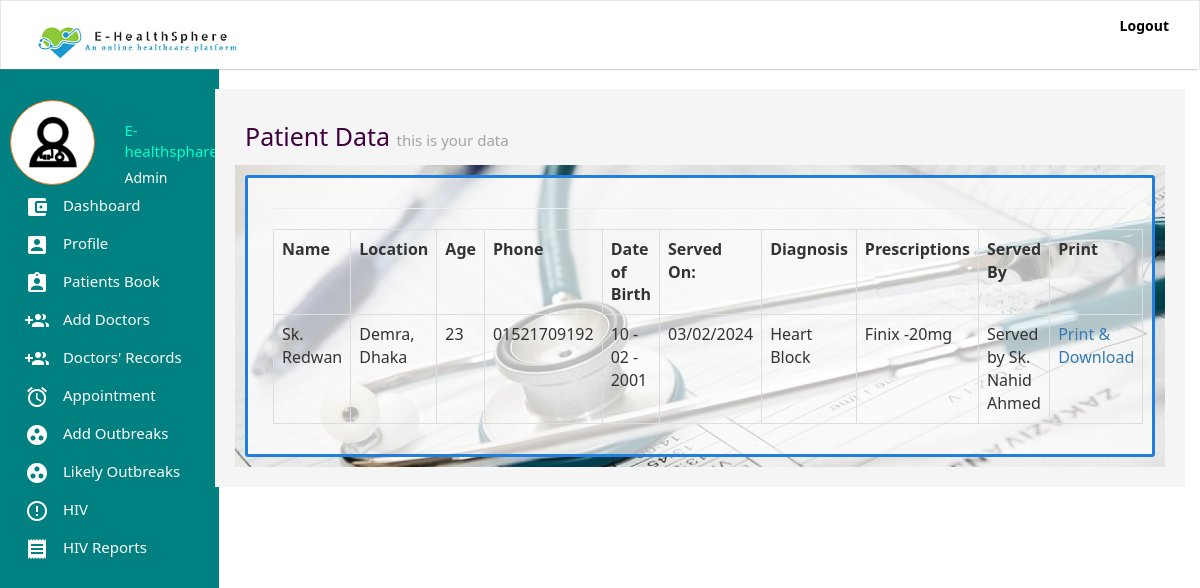
/fail.php (signed in), run on the app's committed database.
### tables this page shows
CREATE TABLE `users` (
  `id` int(11) NOT NULL,
  `firstName` varchar(255) NOT NULL,
  `secondName` varchar(255) NOT NULL,
  `email` varchar(255) NOT NULL,
  `password` varchar(255) NOT NULL,
  `token` varchar(255) NOT NULL,
  `status` int(11) NOT NULL,
  `phone` varchar(255) NOT NULL,
  `profile` varchar(255) DEFAULT NULL,
  `gender` varchar(255) NOT NULL,
  `role` varchar(255) DEFAULT NULL
);

CREATE TABLE `patients` (
  `id` int(11) NOT NULL,
  `name` varchar(255) NOT NULL,
  `location` varchar(255) NOT NULL,
  `age` varchar(255) NOT NULL,
  `gender` varchar(255) NOT NULL,
  `phone` varchar(255) NOT NULL,
  `dateOfBirth` varchar(255) NOT NULL,
  `cTime` varchar(255) NOT NULL,
  `diagnosis` text NOT NULL,
  `prescription` text NOT NULL,
  `token` varchar(255) NOT NULL,
  `doctor` varchar(255) NOT NULL,
  `number` varchar(255) DEFAULT NULL,
  `pcondition` varchar(255) DEFAULT NULL
);

### classes/User.class.php (called while the page is built, shortened)
<?php
class User{
    public static function loggedIn(){
        if(isset($_COOKIE['emr-user']) && $_COOKIE['emr-user'] != ""){
            return true;
        }
        return false;
    }
    public static function get($token, $field)
{
        $query = Db::fetch("users", "$field", "token = ? ", $token, "", "", "");
        $data = Db::num($query);
        if (!empty($data)) {
                return $data[0];
        } else {
                return null;
        }
    }
}

### classes/Db.class.php (called while the page is built, shortened)
<?php
class Db{
    public static function connect(){
        try{
            $db = new PDO("mysql:host=".Config::DB_HOST.";dbname=".Config::DB_NAME,Config::DB_USER, Config::DB_PASSWORD);
            $db->setAttribute(PDO::ATTR_ERRMODE, PDO::ERRMODE_EXCEPTION);
        } catch(Exception $e){
            self::returnedSQlError($e);
        }
        return $db;
    }
    public static function fetch($table, $columns,  $whereClause, $whereValue, $orderBy, $limit, $groupBy){
        if($limit == ""){
            $limit = "";
        } else {
            $limit = " LIMIT $limit ";
        }
        if($orderBy == ""){
            $orderBy = "";
        } else {
            $orderBy = " ORDER BY $orderBy ";
        }
        if($groupBy == ""){
            $groupBy = "";
        } else {
            $groupBy = "GROUP BY $groupBy";
        }
        $con = self::connect();
        if($columns == ""){
            $query = $con->prepare("SELECT * FROM $table WHERE $whereClause $groupBy $orderBy $limit");
            if($whereValue != ""){
                if(is_array($whereValue)){
                    $n = 0;
                    $countWhereValue = count($whereValue);
                    while($n < $countWhereValue){
                        $paramsCount = $n + 1;
                        $query->bindParam($paramsCount, $whereValue[$n]);
                        $n++;
                    }
                } else {
                    $query->bindParam(1, $whereValue);
                }
            } else {
                $query = $con->prepare("SELECT * FROM $table  $groupBy $orderBy  $limit");
            }
        } else {
            $sql = "SELECT ";
            if(is_array($columns)){
                $colsCount = count($columns);
                $start = 0;
                while($start < $colsCount){
                    $commas = $start + 1;
                    if($commas == $colsCount){
                        $sql .= $columns[$start]." ";
                    } else {
                        $sql .= $columns[$start].", ";
                    }
                    $start ++;
                }
            } else {
                $sql .= "$columns ";
            }
            if($whereValue != ""){
                $sql .= "FROM $table WHERE $whereClause $groupBy $orderBy $limit";
                $query = $con->prepare($sql);
                if(is_array($whereValue)){
                    $n = 0;
                    $countWhereValue = count($whereValue);
                    while($n < $countWhereValue){
                        $paramsCount = $n + 1;
                        $query->bindParam($paramsCount, $whereValue[$n]);
                        $n++;
                    }
                } else {
                    $query->bindParam(1, $whereValue);
                }
            } else {
                $sql .= "FROM $table $groupBy $orderBy $limit";
                $query = $con->prepare($sql);
            }
        }
        $query->execute();
        return $query;
    }
    public static function count($query){
        return $query->rowCount();
    }
    public static function assoc($query){
        return $query->fetch(PDO::FETCH_ASSOC);
    }
    public static function num($query){
        return $query->fetch(PDO::FETCH_NUM);
    }
}

### importance.php (called while the page is built, shortened)
<?php
if(User::loggedIn()){
    $token = $_COOKIE['emr-user'];
    $userFirstName = User::get($token, "firstName");
    $userToken = User::get($token, "token");
    $userStatus = User::get($token, "status");
    $userRole = User::get($token, "role");
    if($userStatus == 1){
        $userRole = "Admin";
    } else {
        $userRole = $userRole;
    }
}

### classes/Table.class.php (the view, shortened to what this page needs)
<?php
class Table{
    public static function start(){
        echo "<table class='table table-bordered table-stripped' >";
    }
    public static function header(array $heading){
        $headingData = "<tr>";
        for($i = 0; $i < count($heading); $i++ ){
            $headingData .= "<td><strong>".$heading[$i]."</strong></td>";
        }
        $headingData .= "</tr>";
        echo $headingData;
    }
    public static function body(array $body){
        $bodyData = "<tr>";
        for($j = 0; $j < count($body); $j++ ){
            $bodyData .= "<td>".$body[$j]."</td>";
        }
        $bodyData .= "</tr>";
        echo $bodyData;
    }
    public static function close(){
        echo "</table>";
    }
}

### inc/sidebar.inc.php (shortened to what this page needs)
<?php
if(User::loggedIn()){
	if($userStatus == 1){
	?>
	<div class='sidebar'>
		<div class='sidebar-area'>
			<div class='row' style='margin-bottom: 0px;'>
				<div class='col-md-6'>
					<div class='user-profile'>
						<img src='images/3678412 - doctor medical care medical help stethoscope.png' class='img-responsive' style='max-height: 80px;' />
					</div>
				</div>
				<div class='col-md-6'>
					<div class='user-names'>
						<?php echo "$userFirstName";  ?>
					</div>
					<div class='user-role'>
						<?php echo "$userRole";  ?>
					</div>
				</div>
			</div>
			<ul class='sidebar-menu' style='position: fixed;'>
				<li><a href='index.php'><img class='sidebar-menu-icon' src='images/ic_account_balance_wallet_white_24dp.png'  /> Dashboard</a></li>
				<li><a href='profile.php?token=<?php echo $userToken; ?>'><img class='sidebar-menu-icon' src='images/ic_account_box_white_24dp.png'  /> Profile</a></li>
				<li><a href='patients.php'><img class='sidebar-menu-icon' src='images/ic_assignment_ind_white_24dp.png'  /> Patients Book</a></li>
				<li><a href='add-doctors.php'><img class='sidebar-menu-icon' src='images/ic_group_add_white.png'  /> Add Doctors</a></li>
				<li><a href='doctors-record.php'><img class='sidebar-menu-icon' src='images/ic_group_add_white.png'  /> Doctors' Records</a></li>
				<li><a href='appointments.php'><img class='sidebar-menu-icon' src='images/ic_alarm_white_24dp.png'  /> Appointment</a></li>
				<li><a href='add-outbreak.php'><img class='sidebar-menu-icon' src='images/ic_group_work_white_24dp.png'  /> Add Outbreaks</a></li>
				<li><a href='outbreaks.php'><img class='sidebar-menu-icon' src='images/ic_group_work_white_24dp.png'  /> Likely Outbreaks</a></li>
				<li><a href='hiv.php'><img class='sidebar-menu-icon' src='images/ic_error_outline_white_24dp.png'  /> HIV</a></li>
				<li><a href='reports.php'><img class='sidebar-menu-icon' src='images/ic_receipt_white_24dp.png'  /> HIV Reports</a></li>
			</ul>
		</div>
	</div>
	<?php
}
} else if(Patient::isPatientIn() ) {
?>
<div class='sidebar'>
		<div class='sidebar-area'>
			<div class='row' style='margin-bottom: 20px;'>
				<div class='col-md-6'>
					<div class='user-profile'>
						<img src='images/3678443 - ambulance fast fast hospital.png' class='img-responsive' style='max-height: 80px;' />
					</div>
				</div>
				<div class='col-md-6'>
					<div class='user-names'>
						<?php echo Patient::getP($_SESSION['patient'], "name");  ?>
					</div>
					<div class='user-role'>
						<?php echo "Patient";  ?>
					</div>
				</div>
			</div>
			<ul class='sidebar-menu'>
				<li><a href='patient-data.php'><img class='sidebar-menu-icon' src='images/ic_account_balance_wallet_white_24dp.png'  /> Your Data</a></li>
				<li><a href='book-appointments.php'><img class='sidebar-menu-icon' src='images/ic_alarm_white_24dp.png'  /> Book an Appointment</a></li>
				<li><a href='p-sent-appointments.php'><img class='sidebar-menu-icon' src='images/ic_alarm_white_24dp.png'  />Sent Appointments</a></li>
				<li><a href='p-reply-appointments.php'><img class='sidebar-menu-icon' src='images/ic_alarm_white_24dp.png'  />Replies</a></li>
				<li><a href='logout.php'><img class='sidebar-menu-icon' src='images/ic_group_work_white_24dp.png'  /> Logout</a></li>
			</ul>
		</div>
	</div>
<?php
}

### classes/Patient.class.php (shortened to what this page needs)
<?php
class Patient{
    public static function get($token, $field){
        $query = Db::fetch("patients", "$field", "token = ? ", $token, "", "", "");
        if(Db::count($query)){
            $data = Db::num($query);
            return $data[0];
        }
    }
    public static function getPatientData($patient){
        $query = Db::fetch("patients", "", "number = ? ", "$patient", "", "", "");
        Table::start();
        $heading = array("Name", "Location", "Age", "Phone", "Date of Birth", "Served On:", "Diagnosis", "Prescriptions", "Served By", "Print");
        Table::header($heading);
        while($data = Db::assoc($query)){
            $token = $data['token'];
            $name = self::get($token, "name");
            $location = self::get($token, "location");
            $age = self::get($token, "age");
            $phone = self::get($token, "phone");
            $dateOfBirth = self::get($token, "dateOfBirth");
            $time = self::get($token, "cTime");
            $diagnosis = self::get($token, "diagnosis");
            $prescription = self::get($token, "prescription");
            $date = strftime(date("d/m/Y", $time));
            $doctor = self::get($token, "doctor");
            $doctorFirstName = User::get($doctor, "firstName");
            $doctorSecondName = User::get($doctor, "secondName");
            $servedBy = "Served by $doctorFirstName $doctorSecondName";
            Table::body(array($name, $location, $age, $phone, $dateOfBirth, $date, $diagnosis, $prescription, $servedBy, "<a href='print.php?patient=$token'>Print & Download</a>"));
        }
        Table::close();
    }
}

### css/main.css (style rules this page uses)
body { background: #ffffff; font-family: "Segoe UI", Frutiger, "Frutiger Linotype", "Dejavu Sans", "Helvetica Neue", Arial, sans-serif !important; }
.sidebar { position: fixed; }
.sidebar .sidebar-area { z-index: 1; position: fixed; top: 50px; background: #008080; width: 219px; height: 100%; padding: 100px 10px 10px 10px; left: 0; top: 0; min-height:500px; }
.sidebar-menu { padding: 0; }
.sidebar-menu li { list-style-type: none; }
.sidebar-menu li a { color: #fff; z-index: 999; display: block; text-decoration: none !important; padding: 7px 15px; font-size: 15px; }
.sidebar-menu-icon { margin-right: 10px; }
.user-profile { background: #fff; border: 1px solid #F2711D; padding: 15px; border-radius: 60px; }
.user-names { color: rgb(0, 255, 204); font-size: 15px; margin: 20px 0px 5px 0px; }
.user-role { color: #FFF; }

### data on the page
users: firstName "E-healthsphare", status "Admin"
patients: name "Sk. Redwan", location "Demra, Dhaka", age "23", phone "01521709192", dateOfBirth "10 - 02 - 2001", j "03/02/2024", diagnosis "Heart Block", prescription "Finix -20mg", j "Served by Sk. Nahid Ahmed", j "Print & Download"

### other printed values
$heading[$i] "Name"
$heading[$i] "Location"
$heading[$i] "Age"
$heading[$i] "Phone"
$heading[$i] "Date of Birth"
$heading[$i] "Served On:"
$heading[$i] "Diagnosis"
$heading[$i] "Prescriptions"
$heading[$i] "Served By"
$heading[$i] "Print"
